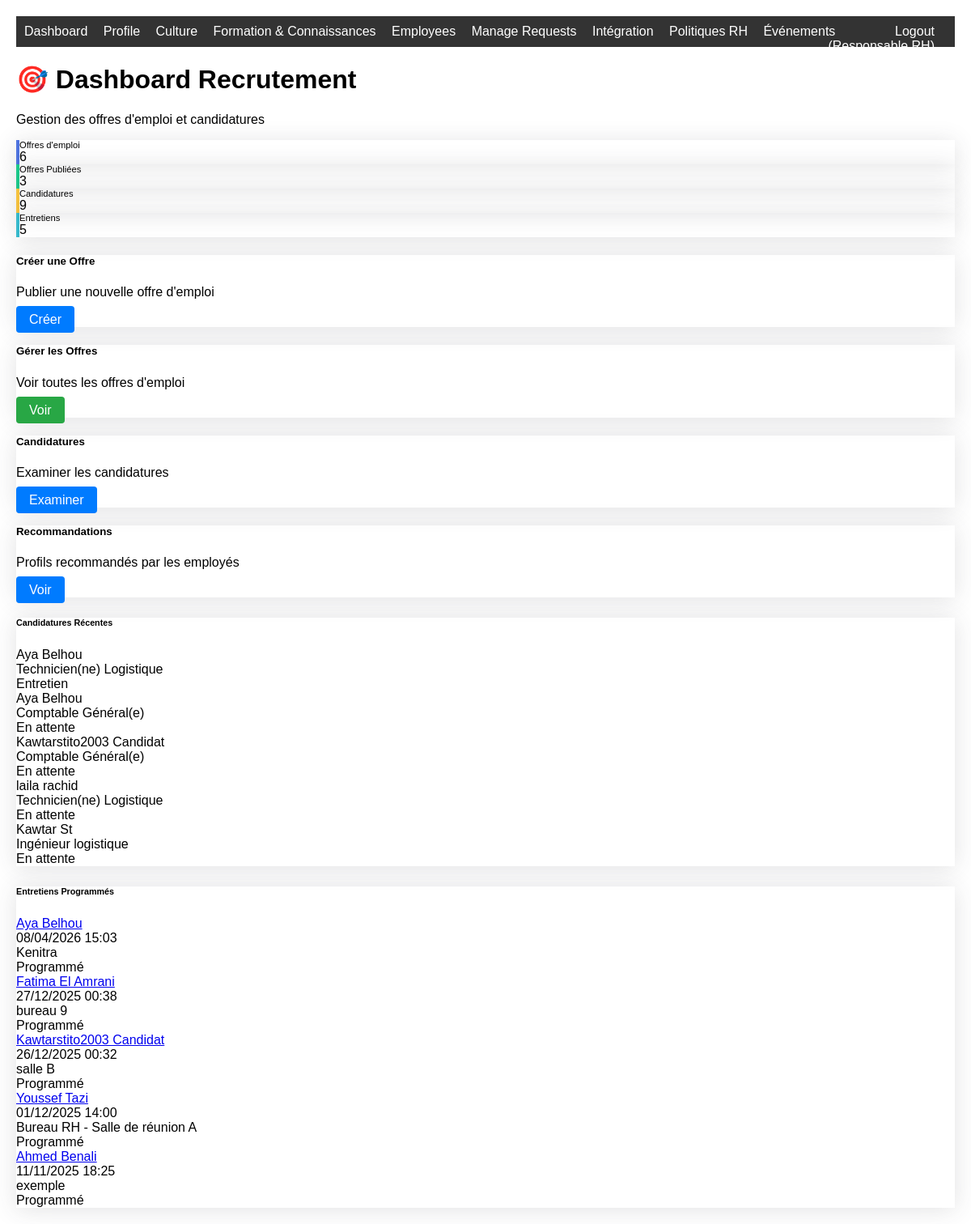
/recruitment/ (signed in), run on an earlier commit of the app's database.
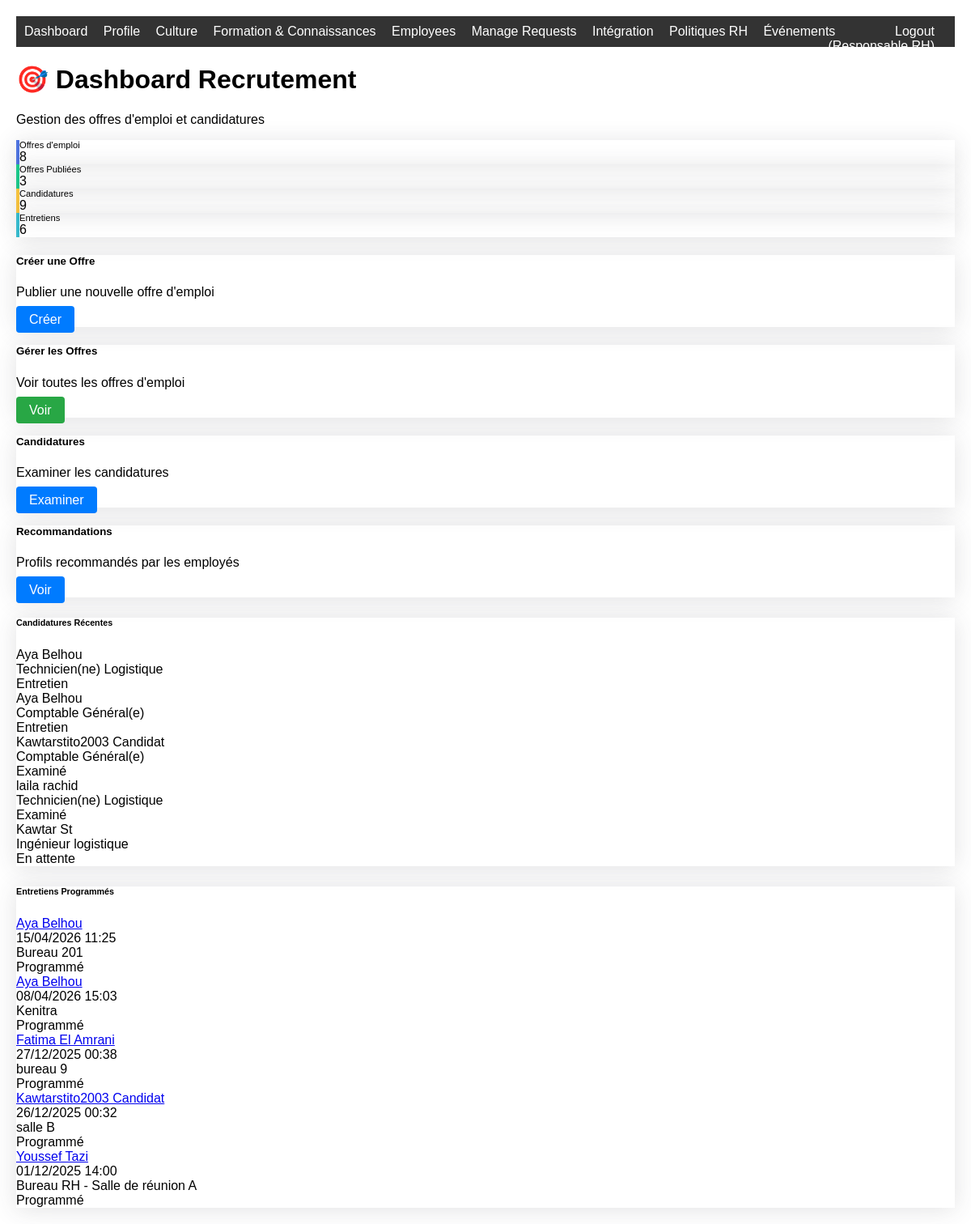
And on a later commit of the database.
### recruitment/models.py (models this page shows, shortened)
class Application(models.Model):
    STATUS_CHOICES = [
        ('pending', 'En attente'),
        ('reviewed', 'Examiné'),
        ('interview', 'Entretien'),
        ('accepted', 'Accepté'),
        ('rejected', 'Rejeté'),
    ]
    job_offer = models.ForeignKey(JobOffer, on_delete=models.CASCADE, related_name='applications')
    first_name = models.CharField(max_length=100)
    last_name = models.CharField(max_length=100)
    email = models.EmailField()
    phone = models.CharField(max_length=20)
    cv = models.FileField(upload_to='recruitment/cvs/')
    cover_letter = models.TextField(blank=True)
    status = models.CharField(max_length=20, choices=STATUS_CHOICES, default='pending')
    applied_at = models.DateTimeField(auto_now_add=True)
    reviewed_by = models.ForeignKey(settings.AUTH_USER_MODEL, null=True, blank=True, on_delete=models.SET_NULL, related_name='reviewed_applications')
    reviewed_at = models.DateTimeField(null=True, blank=True)
    notes = models.TextField(blank=True)
    source = models.CharField(max_length=20, choices=[('web', 'Site Web'), ('email', 'Email')], default='web')
    class Meta:
        ordering = ['-applied_at']
    @property
    def full_name(self):
        return f"{self.first_name} {self.last_name}"

class JobOffer(models.Model):
    STATUS_CHOICES = [
        ('draft', 'Brouillon'),
        ('published', 'Publié'),
        ('closed', 'Fermé'),
    ]
    EXPERIENCE_LEVELS = [
        ('junior', 'Junior (0-2 ans)'),
        ('intermediate', 'Intermédiaire (2-5 ans)'),
        ('senior', 'Senior (5+ ans)'),
        ('expert', 'Expert (10+ ans)'),
    ]
    title = models.CharField(max_length=200)
    department = models.CharField(max_length=100)
    description = models.TextField()
    required_skills = models.TextField()
    experience_level = models.CharField(max_length=20, choices=EXPERIENCE_LEVELS)
    status = models.CharField(max_length=20, choices=STATUS_CHOICES, default='draft')
    created_by = models.ForeignKey(settings.AUTH_USER_MODEL, on_delete=models.CASCADE, related_name='created_job_offers')
    created_at = models.DateTimeField(auto_now_add=True)
    updated_at = models.DateTimeField(auto_now=True)
    published_at = models.DateTimeField(null=True, blank=True)
    class Meta:
        ordering = ['-created_at']

class Interview(models.Model):
    STATUS_CHOICES = [
        ('scheduled', 'Programmé'),
        ('completed', 'Terminé'),
        ('cancelled', 'Annulé'),
    ]
    application = models.ForeignKey(Application, on_delete=models.CASCADE, related_name='interviews')
    scheduled_date = models.DateTimeField()
    interviewer = models.ForeignKey(settings.AUTH_USER_MODEL, on_delete=models.CASCADE, related_name='conducted_interviews')
    location = models.CharField(max_length=200, blank=True)
    status = models.CharField(max_length=20, choices=STATUS_CHOICES, default='scheduled')
    feedback = models.TextField(blank=True)
    score = models.IntegerField(null=True, blank=True, help_text="Score sur 10")
    created_at = models.DateTimeField(auto_now_add=True)
    class Meta:
        ordering = ['-scheduled_date']

### recruitment/views.py (the view)
# urls.py: path('', views.recruitment_dashboard, name='recruitment_dashboard'),
@user_passes_test(is_hr_manager_or_director)
def recruitment_dashboard(request):
    stats = {
        'total_job_offers': JobOffer.objects.count(),
        'published_offers': JobOffer.objects.filter(status='published').count(),
        'total_applications': Application.objects.count(),
        'pending_applications': Application.objects.filter(status='pending').count(),
        'scheduled_interviews': Interview.objects.filter(status='scheduled').count(),
    }
    recent_applications = Application.objects.all()[:5]
    upcoming_interviews = Interview.objects.filter(status='scheduled').order_by('-scheduled_date')[:5]
    return render(request, 'recruitment/dashboard.html', {
        'stats': stats,
        'recent_applications': recent_applications,
        'upcoming_interviews': upcoming_interviews,
    })

### recruitment/views.py (called while the page is built)
def is_hr_manager_or_director(user):
    return user.role in ['hr_manager', 'hr_director']

### templates/recruitment/dashboard.html (shortened to what the changed rows need)
{% extends 'base.html' %}
{% block content %}
<div class="container-fluid py-4">
    <div class="row mb-4">
        <div class="col-12">
            <h1 class="h3 mb-0 text-gray-800">🎯 Dashboard Recrutement</h1>
        </div>
    </div>
    <div class="row mb-4">
        <div class="col-lg-3 col-md-6 mb-4">
            <div class="card border-left-primary shadow h-100 py-2">
                <div class="card-body">
                    <div class="row no-gutters align-items-center">
                        <div class="col mr-2">
                            <div class="text-xs font-weight-bold text-primary text-uppercase mb-1">Offres d'emploi</div>
                            <div class="h5 mb-0 font-weight-bold text-gray-800">{{ stats.total_job_offers }}</div>
                        </div>
                    </div>
                </div>
            </div>
        </div>
        <div class="col-lg-3 col-md-6 mb-4">
            <div class="card border-left-info shadow h-100 py-2">
                <div class="card-body">
                    <div class="row no-gutters align-items-center">
                        <div class="col mr-2">
                            <div class="text-xs font-weight-bold text-info text-uppercase mb-1">Entretiens</div>
                            <div class="h5 mb-0 font-weight-bold text-gray-800">{{ stats.scheduled_interviews }}</div>
                        </div>
                    </div>
                </div>
            </div>
        </div>
    </div>
    <div class="row">
        <div class="col-lg-6 mb-4">
            <div class="card shadow">
                <div class="card-body">
                    {% for application in recent_applications %}
                    <div class="d-flex align-items-center mb-2">
                        <div>
                            <div class="font-weight-bold">{{ application.full_name }}</div>
                            <div class="text-muted small">{{ application.job_offer.title }}</div>
                        </div>
                        <div class="ml-auto">
                            <span class="badge badge-{{ application.status|yesno:'success,warning,danger' }}">
                                {{ application.get_status_display }}
                            </span>
                        </div>
                    </div>
                    {% empty %}
                    <p class="text-muted">Aucune candidature récente</p>
                    {% endfor %}
                </div>
            </div>
        </div>
        <div class="col-lg-6 mb-4">
            <div class="card shadow">
                <div class="card-body">
                    {% for interview in upcoming_interviews %}
                    <div class="d-flex align-items-center mb-2 p-2 border rounded">
                        <div class="flex-grow-1">
                            <div class="font-weight-bold">
                                <a href="{% url 'recruitment:interview_detail' interview.pk %}">{{ interview.application.full_name }}</a>
                            </div>
                            <div class="text-muted small">{{ interview.scheduled_date|date:"d/m/Y H:i" }}</div>
                            <div class="text-muted small">{{ interview.location|default:"Lieu non spécifié" }}</div>
                        </div>
                        <div>
                            <span class="badge badge-warning">{{ interview.get_status_display }}</span>
                        </div>
                    </div>
                    {% empty %}
                    <p class="text-muted">Aucun entretien programmé</p>
                    {% endfor %}
                </div>
            </div>
        </div>
    </div>
</div>
{% endblock %}

What changed in the data, as far as the page shows it:
no longer on this page (row unchanged): Interview: application.full_name "Ahmed Benali", scheduled_date "11/11/2025 18:25", location "exemple", status "Programmé"
changed Application (number 2 of 5 on the later page): status "En attente" → "Entretien"
changed Application "Kawtarstito2003 Candidat": status "En attente" → "Examiné"
changed Application "laila rachid": status "En attente" → "Examiné"
added Interview: application.full_name "Aya Belhou", scheduled_date "15/04/2026 11:25", location "Bureau 201", status "Programmé"
Also different on the page:
{{ stats.total_job_offers }}: "6" → "8"
{{ stats.scheduled_interviews }}: "5" → "6"
